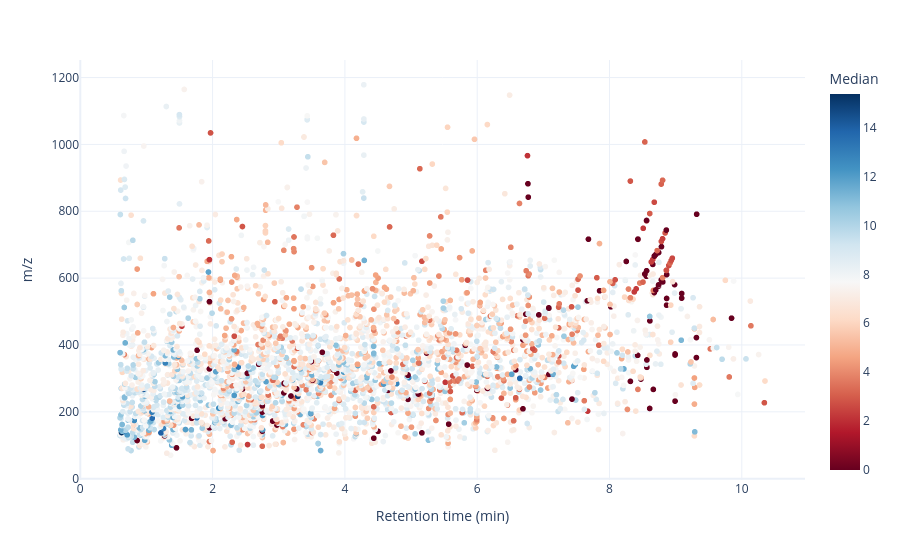

Notebook code cell kept with this figure:
### Code cell
fig = px.scatter(featuresData, x="Rt", y="mz", color="Median", render_mode='webgl', 
                color_continuous_scale='RdBu',
                labels={"Rt": "Retention time (min)",
                        "mz": "m/z"}, 
                template='plotly_white')

fig.show()

### Figure 1 — Plotly figure (JSON) as saved in the notebook; plotly's stock layout.template omitted (floating-point values rounded to 4 significant figures; data arrays with more than 128 entries replaced by an {"elided": "..."} marker saying what was removed)
{"data": [{"hovertemplate": "Retention time (min)=%{x}<br>m/z=%{y}<br>Median=%{marker.color}<extra></extra>", "legendgroup": "", "marker": {"color": {"elided": "3221 float values"}, "coloraxis": "coloraxis", "symbol": "circle"}, "mode": "markers", "name": "", "showlegend": false, "type": "scattergl", "x": {"elided": "3221 float values"}, "xaxis": "x", "y": {"elided": "3221 float values"}, "yaxis": "y"}], "layout": {"coloraxis": {"colorbar": {"title": {"text": "Median"}}, "colorscale": [[0, "rgb(103,0,31)"], [0.1, "rgb(178,24,43)"], [0.2, "rgb(214,96,77)"], [0.3, "rgb(244,165,130)"], [0.4, "rgb(253,219,199)"], [0.5, "rgb(247,247,247)"], [0.6, "rgb(209,229,240)"], [0.7, "rgb(146,197,222)"], [0.8, "rgb(67,147,195)"], [0.9, "rgb(33,102,172)"], [1, "rgb(5,48,97)"]]}, "legend": {"tracegroupgap": 0}, "margin": {"t": 60}, "xaxis": {"anchor": "y", "domain": [0, 1], "title": {"text": "Retention time (min)"}}, "yaxis": {"anchor": "x", "domain": [0, 1], "title": {"text": "m/z"}}}}
